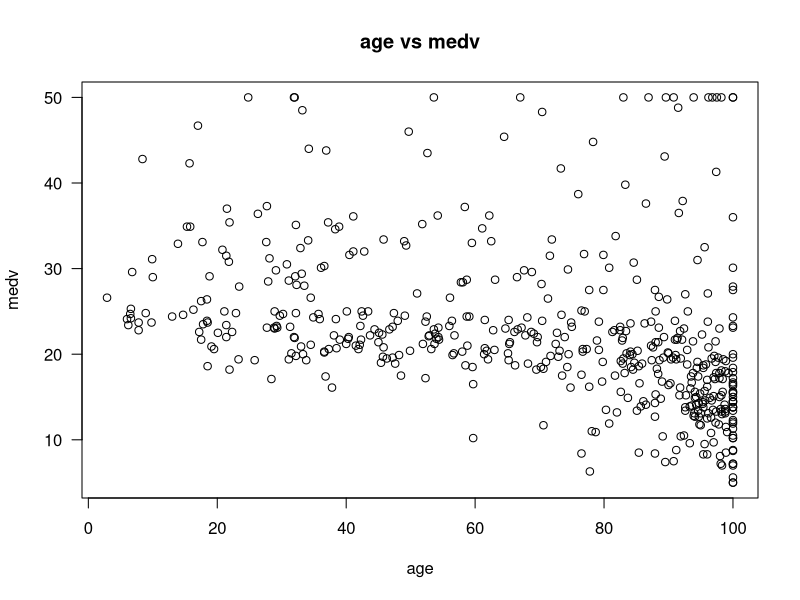
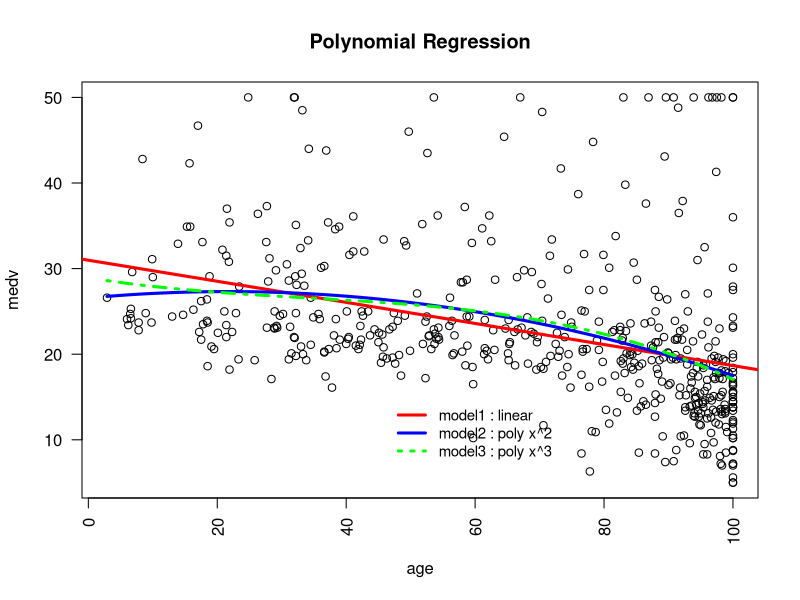

Reproduce these figures in R, in order.
library(MASS)
data(Boston)
head(Boston)
summary(Boston)
attach(Boston)

#make a plot of medv Vs age
plot(age, medv, main = "age vs medv", las = 1)

plot(age, medv, main = "Polynomial Regression", las = 2)

#Linear Model
model1 <- lm(medv ~ age)
summary(model1)

abline(model1, lwd=3, col = "red")

#polynomial regression model with degree 2
model2 <- lm(medv ~ age + I(age^2))
summary(model2)

lines(smooth.spline(age, predict(model2)), col = 'blue', lwd = 3)

#Improvement Check
anova(model1, model2)

#Trying with age^3
model3 <- lm(medv ~ poly(age, degree = 3, raw = T))
summary(model3)
lines(smooth.spline(age, predict(model3)), col = 'green', lwd = 3, lty = 4)

legend(46, 15, legend = c("model1 : linear", "model2 : poly x^2", "model3 : poly x^3"), col = c("red", "blue", "green"),
       lty = c(1,1, 3), lwd = 3, bty = "n", cex = 0.9)
#Improvement check
anova(model2, model3)